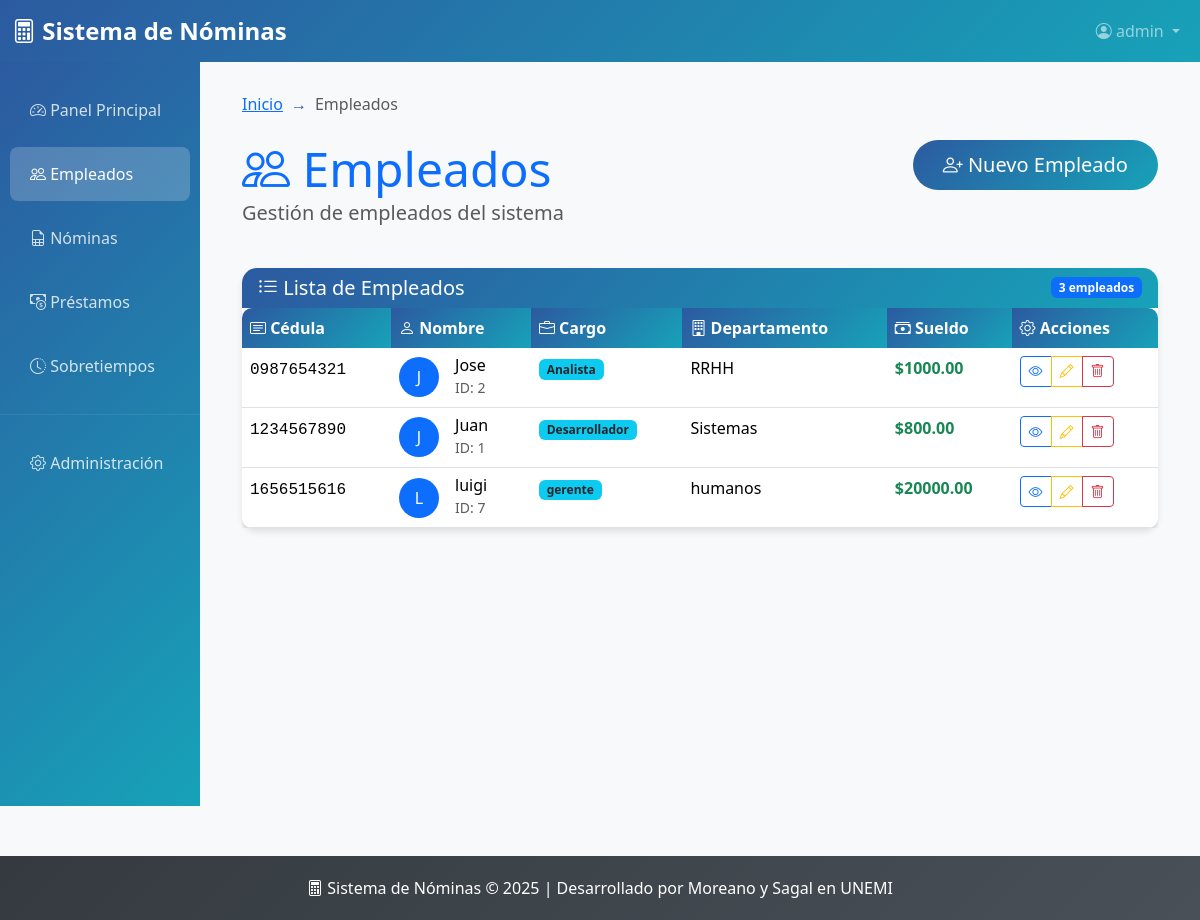
/empleados/ (signed in), run on an earlier commit of the app's database.
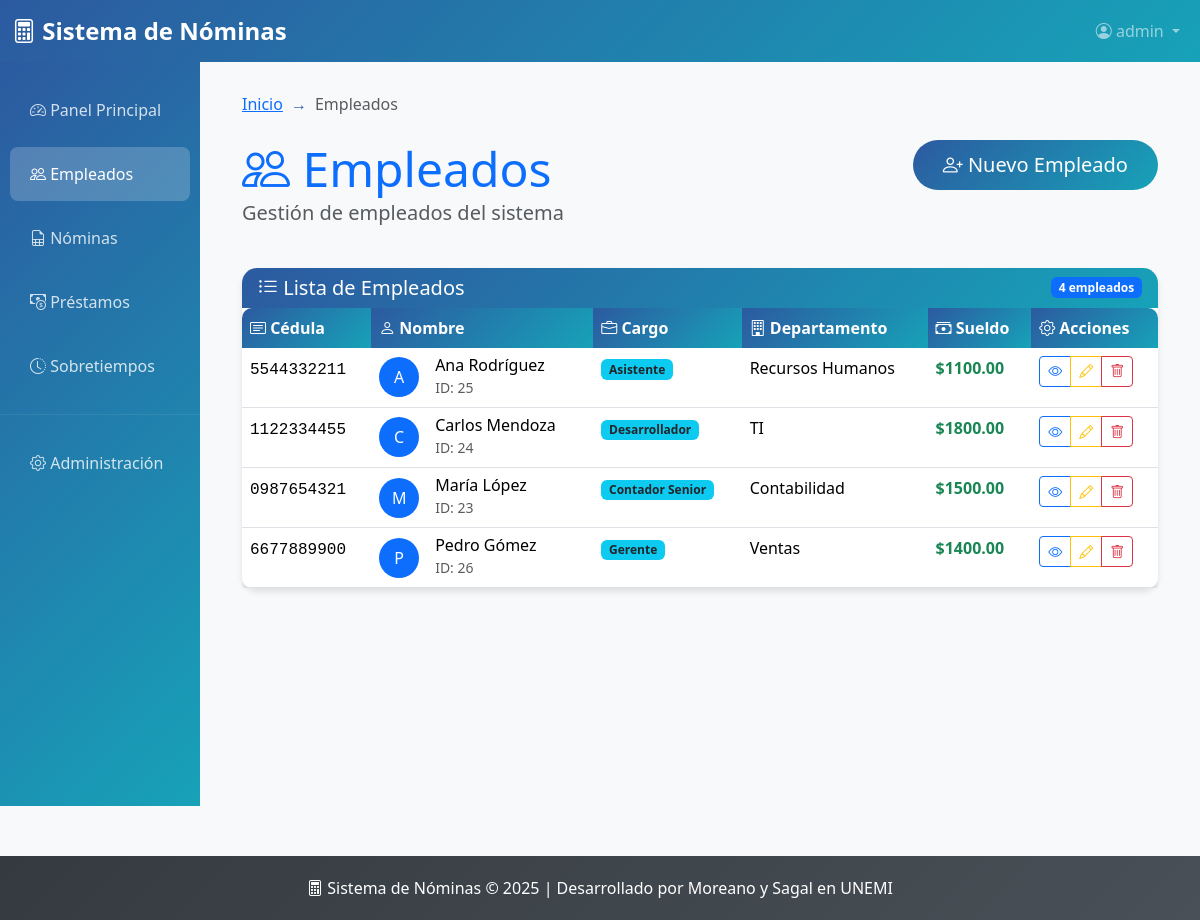
And on a later commit of the database.
### nomina/models.py (models this page shows, shortened)
class Empleado(models.Model):
    cedula = models.CharField(max_length=10, unique=True)
    nombre = models.CharField(max_length=200)
    sueldo = models.DecimalField(max_digits=10, decimal_places=2)
    departamento = models.CharField(max_length=100)
    cargo = models.CharField(max_length=100)
    fecha_ingreso = models.DateField(null=True, blank=True)

### nomina/views.py (the view)
# urls.py: path('empleados/', views.EmpleadoListView.as_view(), name='empleados_lista'),
class EmpleadoListView(LoginRequiredMixin, TitleContextMixin, ListView):
    model = Empleado
    template_name = 'empleados_lista.html'
    context_object_name = 'empleados'
    paginate_by = 10
    title1 = "Empleados"
    title2 = "Listado de Empleados"
    def get_queryset(self):
        queryset = super().get_queryset().order_by('nombre')
        query = self.request.GET.get('q', '')
        if query:
            queryset = queryset.filter(
                Q(nombre__icontains=query) |
                Q(cedula__icontains=query) |
                Q(departamento__icontains=query)
            )
        return queryset

### nomina/mixins.py (called while the page is built)
    def get_context_data(self, **kwargs):
        context = super().get_context_data(**kwargs)
        if self.title1:
            context["title1"] = self.title1
        if self.title2:
            context["title2"] = self.title2
        return context

### templates/empleados_lista.html (shortened to what this page needs)
{% extends 'base.html' %}
{% block breadcrumb_items %}
    <li class="breadcrumb-item active">Empleados</li>
{% endblock %}
{% block content %}
<div class="row mb-4">
    <div class="col-md-8">
        <h1 class="display-5 text-primary mb-0">
            <i class="bi bi-people"></i> Empleados
        </h1>
        <p class="lead text-muted">Gestión de empleados del sistema</p>
    </div>
    <div class="col-md-4 text-end">
        <a href="{% url 'empleado_crear' %}" class="btn btn-primary btn-lg">
            <i class="bi bi-person-plus"></i> Nuevo Empleado
        </a>
    </div>
</div>
<div class="card">
    <div class="card-header d-flex justify-content-between align-items-center">
        <h5 class="card-title mb-0">
            <i class="bi bi-list-ul"></i> Lista de Empleados
        </h5>
        <span class="badge bg-primary">{{ empleados.count }} empleados</span>
    </div>
    <div class="card-body p-0">
        {% if empleados %}
            <div class="table-responsive">
                <table class="table table-hover mb-0">
                    <thead>
                        <tr>
                            <th><i class="bi bi-card-text"></i> Cédula</th>
                            <th><i class="bi bi-person"></i> Nombre</th>
                            <th><i class="bi bi-briefcase"></i> Cargo</th>
                            <th><i class="bi bi-building"></i> Departamento</th>
                            <th><i class="bi bi-cash-stack"></i> Sueldo</th>
                            <th><i class="bi bi-gear"></i> Acciones</th>
                        </tr>
                    </thead>
                    <tbody>
                        {% for empleado in empleados %}
                        <tr>
                            <td>
                                <span class="font-monospace">{{ empleado.cedula }}</span>
                            </td>
                            <td>
                                <div class="d-flex align-items-center">
                                    <div class="avatar bg-primary text-white rounded-circle d-flex align-items-center justify-content-center me-3"
                                         style="width: 40px; height: 40px;">
                                        {{ empleado.nombre|first|upper }}
                                    </div>
                                    <div>
                                        <h6 class="mb-0">{{ empleado.nombre }}</h6>
                                        <small class="text-muted">ID: {{ empleado.id }}</small>
                                    </div>
                                </div>
                            </td>
                            <td>
                                <span class="badge bg-info text-dark">{{ empleado.cargo }}</span>
                            </td>
                            <td>{{ empleado.departamento }}</td>
                            <td>
                                <span class="fw-bold text-success">${{ empleado.sueldo|floatformat:2 }}</span>
                            </td>
                            <td>
                                <div class="btn-group" role="group">
                                    <a href="{% url 'empleado_detalle' empleado.id %}"
                                       class="btn btn-sm btn-outline-primary"
                                       title="Ver detalles">
                                        <i class="bi bi-eye"></i>
                                    </a>
                                    <a href="{% url 'empleado_editar' empleado.id %}"
                                       class="btn btn-sm btn-outline-warning"
                                       title="Editar">
                                        <i class="bi bi-pencil"></i>
                                    </a>
                                    <a href="{% url 'empleado_eliminar' empleado.id %}"
                                       class="btn btn-sm btn-outline-danger btn-delete"
                                       title="Eliminar">
                                        <i class="bi bi-trash"></i>
                                    </a>
                                </div>
                            </td>
                        </tr>
                        {% endfor %}
                    </tbody>
                </table>
            </div>
        {% endif %}
    </div>
</div>
{% endblock %}

### templates/base.html (shortened to what this page needs)
<!DOCTYPE html>
<html lang="es">
<head>
    <link href="https://cdn.jsdelivr.net/npm/bootstrap@5.3.2/dist/css/bootstrap.min.css" rel="stylesheet">
    <link rel="stylesheet" href="https://cdn.jsdelivr.net/npm/bootstrap-icons@1.11.1/font/bootstrap-icons.css">
</head>
<body>
    <nav class="navbar navbar-expand-lg navbar-dark" style="background: linear-gradient(135deg, var(--primary-color), var(--secondary-color));">
        <div class="container-fluid">
            <a class="navbar-brand" href="{% url 'dashboard' %}">
                <i class="bi bi-calculator"></i> Sistema de Nóminas
            </a>
            <div class="collapse navbar-collapse" id="navbarNav">
                <ul class="navbar-nav ms-auto">
                    <li class="nav-item dropdown">
                        {% if user.is_authenticated %}
                            <a class="nav-link dropdown-toggle" href="#" role="button" data-bs-toggle="dropdown">
                                <i class="bi bi-person-circle"></i> {{ user.username }}
                            </a>
                        {% endif %}
                    </li>
                </ul>
            </div>
        </div>
    </nav>
    <div class="container-fluid">
        <div class="row">
            <div class="col-md-3 col-lg-2 px-0">
                <div class="sidebar">
                    <nav class="nav flex-column pt-3">
                        <a class="nav-link {% if request.resolver_match.url_name == 'dashboard' %}active{% endif %}" href="{% url 'dashboard' %}">
                            <i class="bi bi-speedometer2"></i> Panel Principal
                        </a>
                        <a class="nav-link {% if request.resolver_match.url_name == 'empleados_lista' %}active{% endif %}" href="{% url 'empleados_lista' %}">
                            <i class="bi bi-people"></i> Empleados
                        </a>
                        <a class="nav-link {% if request.resolver_match.url_name == 'nominas_lista' %}active{% endif %}" href="{% url 'nominas_lista' %}">
                            <i class="bi bi-file-earmark-spreadsheet"></i> Nóminas
                        </a>
                        <a class="nav-link {% if request.resolver_match.url_name == 'prestamos_lista' %}active{% endif %}" href="{% url 'prestamos_lista' %}">
                            <i class="bi bi-cash-coin"></i> Préstamos
                        </a>
                        <a class="nav-link {% if request.resolver_match.url_name == 'sobretiempos_lista' %}active{% endif %}" href="{% url 'sobretiempos_lista' %}">
                            <i class="bi bi-clock-history"></i> Sobretiempos
                        </a>
                        <hr class="my-3" style="border-color: rgba(255,255,255,0.3);">
                        <a class="nav-link" href="/admin/">
                            <i class="bi bi-gear"></i> Administración
                        </a>
                    </nav>
                </div>
            </div>
            <div class="col-md-9 col-lg-10">
                <div class="main-content fade-in">
                    {% block breadcrumb %}
                    <nav aria-label="breadcrumb" class="mb-4">
                        <ol class="breadcrumb">
                            <li class="breadcrumb-item"><a href="{% url 'dashboard' %}">Inicio</a></li>
                            {% block breadcrumb_items %}{% endblock %}
                        </ol>
                    </nav>
                    {% endblock %}
                    {% block content %}{% endblock %}
                </div>
            </div>
        </div>
    </div>
    <footer class="footer">
        <div class="container">
            <p class="mb-0">
                <i class="bi bi-calculator"></i> Sistema de Nóminas © 2025
                | Desarrollado por Moreano y Sagal en UNEMI
            </p>
        </div>
    </footer>
</body>
</html>

### templates/base.html (style rules this page uses)
:root { --primary-color: #2c5aa0; --secondary-color: #17a2b8; --success-color: #28a745; --danger-color: #dc3545; --warning-color: #ffc107; --info-color: #17a2b8; --light-color: #f8f9fa; --dark-color: #343a40; }
body { background-color: var(--light-color); font-family: 'Segoe UI', Tahoma, Geneva, Verdana, sans-serif; }
.navbar-brand { font-weight: bold; font-size: 1.5rem; }
.sidebar { min-height: calc(100vh - 56px); background: linear-gradient(135deg, var(--primary-color), var(--secondary-color)); color: white; transition: all 0.3s; }
.sidebar .nav-link { color: rgba(255, 255, 255, 0.8); padding: 15px 20px; border-radius: 8px; margin: 5px 10px; transition: all 0.3s; }
.sidebar .nav-link.active { background-color: rgba(255, 255, 255, 0.2); color: white; }
.main-content { padding: 30px; }
.card { border: none; border-radius: 15px; box-shadow: 0 4px 6px rgba(0, 0, 0, 0.1); transition: transform 0.3s, box-shadow 0.3s; }
.card-header { background: linear-gradient(135deg, var(--primary-color), var(--secondary-color)); color: white; border-radius: 15px 15px 0 0 !important; border: none; }
.btn-primary { background: linear-gradient(135deg, var(--primary-color), var(--secondary-color)); border: none; border-radius: 25px; padding: 10px 30px; transition: all 0.3s; }
.table { border-radius: 10px; overflow: hidden; box-shadow: 0 4px 6px rgba(0, 0, 0, 0.1); }
.table thead th { background: linear-gradient(135deg, var(--primary-color), var(--secondary-color)); color: white; border: none; font-weight: 600; }
.footer { background: linear-gradient(135deg, var(--dark-color), #495057); color: white; text-align: center; padding: 20px 0; margin-top: 50px; }
.fade-in { animation: fadeIn 0.5s ease-in; }
.breadcrumb { background: transparent; padding: 0; }
.breadcrumb-item + .breadcrumb-item::before { content: "→"; color: var(--primary-color); }

What changed in the data, as far as the page shows it:
removed Empleado: cedula "0987654321", nombre|first "J", nombre "Jose", id "2", cargo "Analista", departamento "RRHH", sueldo "1000.00"
removed Empleado: cedula "1234567890", nombre|first "J", nombre "Juan", id "1", cargo "Desarrollador", departamento "Sistemas", sueldo "800.00"
removed Empleado: cedula "1656515616", nombre|first "L", nombre "luigi", id "7", cargo "gerente", departamento "humanos", sueldo "20000.00"
added Empleado: cedula "5544332211", nombre|first "A", nombre "Ana Rodríguez", id "25", cargo "Asistente", departamento "Recursos Humanos", sueldo "1100.00"
added Empleado: cedula "1122334455", nombre|first "C", nombre "Carlos Mendoza", id "24", cargo "Desarrollador", departamento "TI", sueldo "1800.00"
added Empleado: cedula "0987654321", nombre|first "M", nombre "María López", id "23", cargo "Contador Senior", departamento "Contabilidad", sueldo "1500.00"
added Empleado: cedula "6677889900", nombre|first "P", nombre "Pedro Gómez", id "26", cargo "Gerente", departamento "Ventas", sueldo "1400.00"
Also different on the page:
{{ empleados.count }}: "3" → "4"
